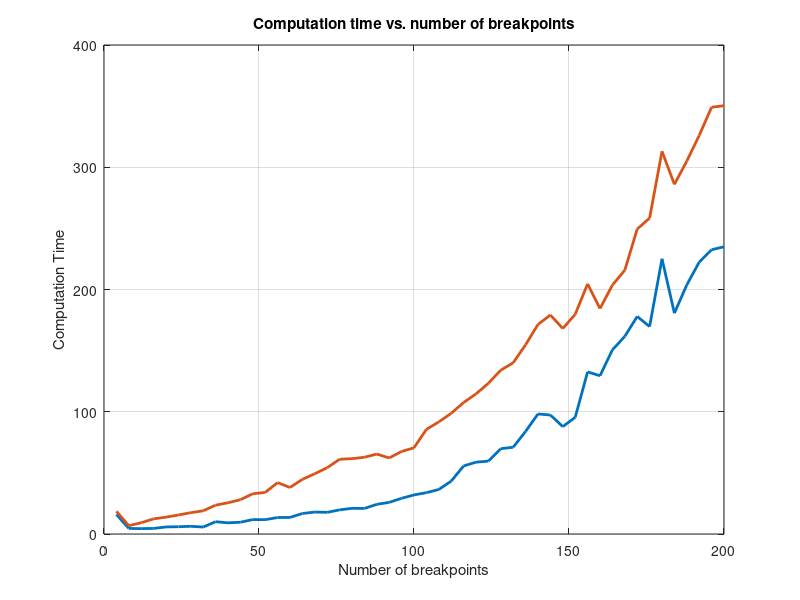

This figure's MATLAB source:
%%CPLEX

pieces = [-inf(), 1, 2.5, 6, inf()];
f = [
    (1/2), 0, 0, 0;
    0, 2, -1, 1;
    1, -(1/2), 7, -5];


%Trial 1

objs1 = [9.45730291597283	9.45730295954127	9.45730297856790	9.45730289175845	9.45730331992672	9.45730293513770	9.45730294979148	9.45730293059023	9.45732815240626	9.45730291893415	9.45730288390769	9.45730297595583	9.45730287650076	9.45742577580677	9.45730314906541	9.45730298215494	9.45731171507941	9.45730302151787	9.45730289009225	9.45730340058799	9.45730293967790	9.45730286859907	9.45730634115171	9.45730298450508	9.45730309985083	NaN	9.45767707259802	9.45853376106243	9.45730293800443	9.45730293780798	9.45730297257978	9.45730293641827	9.45730285736499	9.45809647053102	9.45840756469988	9.45730293630913	9.45730293817178	9.45730293696397	9.45730285751779	9.45730293884117	9.45897659627372	9.45730293814268	9.45730293744418	9.45731273613637	9.45731333766889	9.45731171395164	NaN	9.45910116547020	9.46014833655499	9.45730278888368];

yalmiptime1 = [0.129871899999998	0.402906099999997	0.457555600000007	0.524398800000003	0.590922600000003	0.650595100000000	0.714936900000000	0.784600399999997	0.904597299999997	0.969273700000001	1.02770600000000	0.672794400000001	1.22600810000000	1.28346570000000	1.40066340000000	1.47100150000000	1.56826530000000	1.63367640000000	1.61841350000000	1.70758370000000	1.99632900000000	2.08073820000000	0.789852900000000	0.903985400000002	0.975744199999999	1.68062700000000	2.67384620000001	2.81660930000000	2.92026190000001	3.06037300000000	3.33981240000000	3.50652270000000	3.59963000000000	3.67563000000000	3.91729720000000	4.09173520000000	4.25402000000000	4.55728270000000	4.61659860000000	2.03232190000000	2.10713590000000	2.27487040000000	5.54488120000000	4.68751580000000	4.40872950000000	6.04275110000000	6.31285250000001	6.57501970000000	6.90991410000000	6.92557750000000];

solvertime1 = [14.2561281000000	1.25409390000000	1.52744440000000	1.86760120000000	2.24907740000000	2.59340490000000	2.84906310000000	2.56439960000000	4.33440270000000	4.54172630000000	3.94529400000000	5.15320560000000	5.64499190000000	6.41053430000000	5.39433660000000	8.01899850000000	7.88673470000000	7.71132360000000	8.06658650000000	8.64841630000000	8.18467100000000	8.14126180000000	6.32614710000000	7.01601460000000	7.71525580000000	8.97537300000000	10.9121538000000	11.2563907000000	13.5097381000000	12.1876270000000	14.0751876000000	13.4014773000000	13.9203700000000	14.7733700000000	19.1787028000000	19.9552648000000	13.7079800000000	18.0417173000000	19.0764014000000	10.6486781000000	17.3768641000000	20.6071296000000	40.4821188000000	25.5604842000000	49.5982705000000	18.9062489000000	26.4291475000000	34.6839803000000	37.1590859000000	23.6724225000000];

tictoctime1 = [16.2131650000000	5.55534070000000	6.94571720000000	8.45152460000000	9.63393780000000	11.2879477000000	12.5505776000000	13.0625273000000	16.4733813000000	17.9441561000000	19.3159747000000	21.0194901000000	25.9737495000000	26.6673167000000	26.9658598000000	34.5092098000000	39.0308724000000	43.1135029000000	45.6006987000000	48.6132042000000	53.9946150000000	54.5569432000000	34.7481300000000	38.3968154000000	43.0819317000000	73.2119525000000	78.9587210000000	84.9046750000000	88.8909524000000	99.5451227000000	114.671216600000	128.982119200000	137.883302400000	147.196934200000	160.240096400000	177.503474400000	170.238447300000	187.912596700000	206.081997200000	136.520080500000	150.656338300000	162.802954000000	236.472677700000	268.939423100000	298.127370000000	281.508476400000	320.153901900000	327.911463800000	365.509436900000	350.510963300000];

 
	
	
% 2nd trial:

objs2=[9.45730291597283	9.45730295954127	9.45730297856790	9.45730289175845	9.45730331992672	9.45730293513770	9.45730294979148	9.45730293059023	9.45732815240626	9.45730291893415	9.45730288390769	9.45730297595583	9.45730287650076	9.45742577580677	9.45730314906541	9.45730298215494	9.45731171507941	9.45730302151787	9.45730289009225	9.45730340058799	9.45730293967790	9.45730286859907	9.45730634115171	9.45730298450508	9.45730309985083	NaN	9.45767707259802	9.45853376106243	9.45730293800443	9.45730293780798	9.45730297257978	9.45730293641827	9.45730285736499	9.45809647053102	9.45840756469988	9.45730293630913	9.45730293817178	9.45730293696397	9.45730285751779	9.45730293884117	9.45897659627372	9.45730293814268	9.45730293744418	9.45731273613637	9.45731333766889	9.45731171395164	NaN	9.45910116547020	9.46014833655499	9.45730278888368];

yalmiptime2 = [0.785106399999998	0.376968900000003	0.343360900000004	0.369958400000000	0.526970199999999	0.441547900000001	0.465931699999999	0.516743800000000	0.826770800000002	0.656299099999997	0.738680299999998	0.723101499999999	0.769595600000000	0.822151800000003	1.02444270000000	1.12864160000000	1.13433060000000	1.10237760000000	1.10611850000001	1.21430690000000	1.21933520000000	1.39438640000000	1.48914780000000	1.62359210000000	1.58152380000000	1.70308250000000	1.74364900000000	1.94307880000000	2.22721400000000	2.33962810000000	2.15485460000000	2.44443730000000	2.31489420000000	2.55219310000000	2.63873090000000	2.86566530000000	2.75080390000000	3.02415960000000	3.06770240000000	3.53454270000000	3.42029350000000	3.41884910000000	3.86895830000000	3.88063660000000	4.04658060000000	4.00187480000000	4.23402820000000	4.38130530000000	4.49478600000000	4.78648780000000];

solvertime2 = [12.0938936000000	1.12803110000000	1.45063910000000	1.52604160000000	1.90102980000000	1.96445210000000	2.38506830000000	2.26525620000000	3.84322920000000	3.52470090000000	3.65231970000000	4.64989850000000	3.88140440000000	5.11084820000000	4.32655730000000	6.90735840000000	6.83766940000000	6.34762240000000	6.84588150000000	7.54469310000000	6.26866480000000	6.54161360000000	7.41985220000000	8.82740790000000	8.43247620000000	8.23991750000000	8.67135100000000	9.46792120000000	11.9657860000000	10.3153719000000	12.9731454000000	12.2385627000000	12.3291058000000	13.3118069000000	20.0272691000000	18.5523347000000	11.8771961000000	16.1228404000000	22.0642976000000	14.3204573000000	23.3397065000000	25.7591509000000	32.9380417000000	21.7523634000000	45.6214194000000	15.2631252000000	23.5189718000000	30.1216947000000	30.4002140000000	21.8765122000000];

tictoctime2 = [23.5352600000000	4.55909810000000	4.39182060000000	4.56374860000000	5.77753670000000	5.95422610000000	6.29873730000000	5.68805160000000	10.0551961000000	9.13609450000000	9.62740360000000	11.8089455000000	11.7171718000000	13.4843859000000	13.5548709000000	16.7650069000000	17.9589277000000	17.7359704000000	19.7253893000000	21.0159016000000	20.9163697000000	24.2689280000000	25.8673282000000	29.2191709000000	31.9591802000000	33.7978167000000	36.4197243000000	43.2697137000000	55.6493650000000	58.7530900000000	59.6120401000000	69.7899568000000	70.9496627000000	83.9477196000000	98.1957242000000	97.3112672000000	87.8414270000000	95.4292507000000	132.601086900000	129.442939300000	157.686306500000	161.639202300000	177.950953700000	169.686153600000	225.139021200000	180.670615600000	203.776247000000	222.362792800000	232.516813900000	234.957821500000];



% 3rd trial:

objs3 = [9.45730291597283	9.45730295954127	9.45730297856790	9.45730289175845	9.45730331992672	9.45730293513770	9.45730294979148	9.45730293059023	9.45732815240626	9.45730291893415	9.45730288390769	9.45730297595583	9.45730287650076	9.45742577580677	9.45730314906541	9.45730298215494	9.45731171507941	9.45730302151787	9.45730289009225	9.45730340058799	9.45730293967790	9.45730286859907	9.45730634115171	9.45730298450508	9.45730309985083	NaN	9.45767707259802	9.45853376106243	9.45730293800443	9.45730293780798	9.45730297257978	9.45730293641827	9.45730285736499	9.45809647053102	9.45840756469988	9.45730293630913	9.45730293817178	9.45730293696397	9.45730285751779	9.45730293884117	9.45897659627372	9.45730293814268	9.45730293744418	9.45731273613637	9.45731333766889	9.45731171395164	NaN	9.45910116547020	9.46014833655499	9.45730278888368];

yalmiptime3 = [0.562042899999996	0.328656399999997	0.414257000000000	0.455741200000001	0.499836700000004	0.559780400000001	0.621861899999996	0.883773800000001	0.856690099999999	0.868327600000000	0.989840399999997	1.09106160000000	1.04338300000000	1.17742310000000	1.40205940000000	1.45940440000000	1.68951490000000	1.58362090000000	1.56942090000000	1.73430050000000	1.74864930000000	1.98265490000000	2.25247250000000	2.17280290000000	2.13737610000000	2.32333610000000	2.40796040000000	2.57321660000000	2.69644650000000	2.88818610000000	3.07831910000000	3.07602070000000	3.29977140000000	3.62976970000000	3.70635789999999	3.61064660000000	3.56826280000000	3.70130580000000	3.81114910000000	4.14345410000000	4.45087990000000	4.52039770000000	4.32329570000000	4.90498500000000	6.15039870000000	5.03981970000000	5.39060110000000	5.39483790000000	6.15802820000000	5.97783660000000];

solvertime3 = [9.88295710000000	0.776343600000000	1.15474300000000	1.49025880000000	1.73316330000000	1.96121960000000	2.22113810000000	2.52422620000000	3.42030990000000	3.81267240000000	3.67315960000000	4.19893840000000	4.13961700000000	5.69957690000000	4.20094060000000	7.10259560000000	7.15348510000000	7.07237910000000	7.37157910000000	7.86169950000000	7.16835070000000	6.98634510000000	8.12752750000000	8.85919710000000	9.05662390000000	8.36566390000000	10.5900396000000	10.1867834000000	13.6255535000000	10.5098139000000	12.6826809000000	12.9019793000000	12.6242286000000	14.9102303000000	19.7776421000000	19.0403534000000	11.7377372000000	15.4016942000000	21.9618509000000	13.8885459000000	22.4111201000000	26.0146023000000	30.8967043000000	22.1560150000000	43.3426013000000	15.8751803000000	23.6743989000000	29.9901621000000	33.3419718000000	23.3531634000000];

tictoctime3 = [15.9619738000000	10.3555130000000	16.2149239000000	24.1592744000000	25.9238316000000	29.4353073000000	33.4957125000000	38.1909877000000	44.2343664000000	49.5430532000000	55.2962828000000	65.9489501000000	64.3280965000000	85.9697545000000	73.6086886000000	82.8590775000000	90.9044783000000	101.867716000000	118.087876600000	115.236994100000	113.378441300000	117.351785600000	125.926861300000	134.954630000000	136.529384600000	149.770493400000	159.704669200000	168.027785900000	178.159428600000	185.549215200000	195.657332900000	203.258597800000	211.396854700000	233.262883100000	255.911001500000	262.596805400000	246.165020900000	255.785044100000	275.081520900000	287.173183800000	302.523482000000	322.913411700000	333.968563600000	336.524563900000	415.864397700000	395.884356700000	391.234505000000	427.680751700000	449.330289500000	465.515524400000];




gran = [1:50];
gran=4*gran;

%Min graph
obj_min = [];
yalmiptime_min=[];
solvertime_min=[];
tictoctime_min=[];
for i=1:size(objs1,2)
    yalmiptime_min = [yalmiptime_min, min([yalmiptime3(i),yalmiptime2(i),yalmiptime1(i)])];
    solvertime_min = [solvertime_min, min([solvertime3(i),solvertime2(i),solvertime1(i)])];
    tictoctime_min = [tictoctime_min, min([tictoctime3(i),tictoctime2(i),tictoctime1(i)])];
end

% plot(gran, objs, 'LineWidth', 1.5);
% grid on;
% title('Objective values vs. number of breakpoints')
% 
% xlabel('Number of breakpoints') 
% ylabel('Objective Values') 


% plot(gran, tictoctime_min, 'LineWidth', 2);
% grid on;
% title('Computation time vs. number of breakpoints')
% 
% xlabel('Number of breakpoints') 
% ylabel('Computation Time') 

no_of_bkpts_per_pieces = [1:50];
% plot(size(f,2)*no_of_bkpts_per_pieces, yalmiptime)
% plot(size(f,2)*no_of_bkpts_per_pieces, solvertime)
% plot(size(f,2)*no_of_bkpts_per_pieces, objs)
plot(size(f,2)*no_of_bkpts_per_pieces, tictoctime_min, 'LineWidth',2)
grid on;
title('Computation time vs. number of breakpoints')

xlabel('Number of breakpoints') 
ylabel('Computation Time') 

hold on;

%Avg graph
obj_avg = (objs1+objs2+objs3)/3;
yalmiptime_avg = (yalmiptime1+yalmiptime2+yalmiptime3)/3;
solvertime_avg = (solvertime1+solvertime2+solvertime3)/3;
tictoctime_avg = (tictoctime1+tictoctime2+tictoctime3)/3;

% plot(gran, obj_avg, 'LineWidth', 1.5);
% grid on;
% title('Objective values vs. number of breakpoints')
% 
% xlabel('Number of breakpoints') 
% ylabel('Objective Values') 
no_of_bkpts_per_pieces = [1:50];
% plot(size(f,2)*no_of_bkpts_per_pieces, yalmiptime)
% plot(size(f,2)*no_of_bkpts_per_pieces, solvertime)
% plot(size(f,2)*no_of_bkpts_per_pieces, objs)
plot(size(f,2)*no_of_bkpts_per_pieces, tictoctime_avg, 'LineWidth',2)
grid on;
title('Computation time vs. number of breakpoints')

xlabel('Number of breakpoints') 
ylabel('Computation Time') 


% plot(gran, tictoctime_avg, 'LineWidth', 2);
% grid on;
% title('Computation time vs. number of breakpoints')
% 
% xlabel('Number of breakpoints') 
% ylabel('Computation Time') 